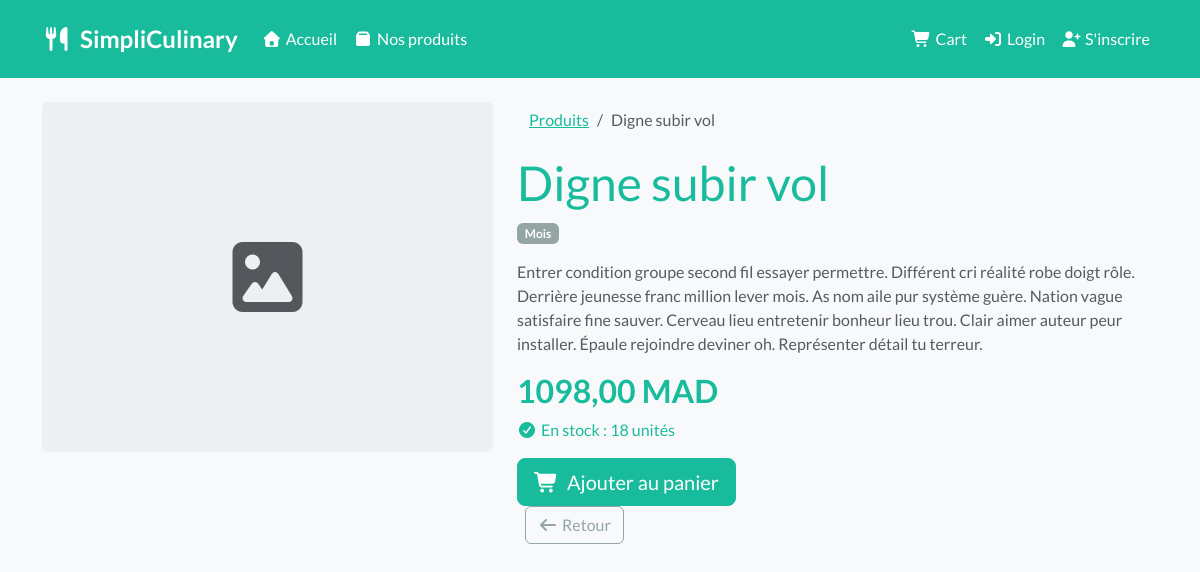
Screenshot of /products/2/ with the database file from the repository.
### products/models.py (models this page shows, shortened)
class Product(models.Model):
    category = models.ForeignKey(
        Category, on_delete=models.SET_NULL,
        null=True, blank=True, related_name='products'
    )
    name = models.CharField(max_length=200)
    description = models.TextField()
    price = models.DecimalField(max_digits=10, decimal_places=2)
    stock = models.IntegerField(default=0)
    image = models.ImageField(upload_to='products/', blank=True, null=True)
    created_at = models.DateTimeField(auto_now_add=True)
    updated_at = models.DateTimeField(auto_now=True)
    class Meta:
        verbose_name = "Produit"
        verbose_name_plural = "Produits"

class Category(models.Model):
    name = models.CharField(max_length=200)
    description = models.TextField(blank=True)
    created_at = models.DateTimeField(auto_now_add=True)
    class Meta:
        verbose_name = "Catégorie"
        verbose_name_plural = "Catégories"

### products/views.py (the view)
# urls.py: path('<int:pk>/', ProductDetailView.as_view(), name='product_detail'),
class ProductDetailView(DetailView):
    model = Product
    template_name = 'products/productDetail.html'
    context_object_name = 'product'

### products/templates/products/productDetail.html (shortened to what this page needs)
{% extends 'base/base.html' %}
{% block content %}
<div class="row">
    <div class="col-md-5">
        {% if product.image %}
            <img src="{{ product.image.url }}" class="img-fluid rounded shadow" alt="{{ product.name }}">
        {% else %}
            <div class="bg-light rounded d-flex align-items-center justify-content-center"
                 style="height:350px;">
                <i class="fas fa-image fa-5x text-muted"></i>
            </div>
        {% endif %}
    </div>
    <div class="col-md-7">
        <nav aria-label="breadcrumb">
            <ol class="breadcrumb">
                <li class="breadcrumb-item"><a href="{% url 'product_list' %}">Produits</a></li>
                <li class="breadcrumb-item active">{{ product.name }}</li>
            </ol>
        </nav>
        <h1 class="text-success">{{ product.name }}</h1>
        {% if product.category %}
            <span class="badge bg-secondary mb-2">{{ product.category.name }}</span>
        {% endif %}
        <p class="text-muted mt-2">{{ product.description }}</p>
        <h3 class="text-success fw-bold">{{ product.price }} MAD</h3>
        {% if product.stock > 0 %}
            <p class="text-success"><i class="fas fa-check-circle me-1"></i>En stock : {{ product.stock }} unités</p>
            <form method="post" action="{% url 'add_to_cart' product.pk %}">
                <button type="submit" class="btn btn-success btn-lg">
                    <i class="fas fa-shopping-cart me-2"></i>Ajouter au panier
                </button>
            </form>
        {% else %}
            <p class="text-danger"><i class="fas fa-times-circle me-1"></i>Rupture de stock</p>
            <button class="btn btn-secondary btn-lg" disabled>Indisponible</button>
        {% endif %}
        <a href="{% url 'product_list' %}" class="btn btn-outline-secondary ms-2">
            <i class="fas fa-arrow-left me-1"></i>Retour
        </a>
    </div>
</div>
{% endblock %}

### base/templates/base/base.html (shortened to what this page needs)
{% load static %}
<!DOCTYPE html>
<html lang="fr">
<head>
    <link rel="stylesheet" href="{% static 'base/css/bootstrap.min.css' %}">
    <link rel="stylesheet" href="{% static 'base/fontawesome/css/all.min.css' %}">
</head>
<body>
<nav class="navbar navbar-expand-lg navbar-dark bg-success">
    <div class="container">
        <a class="navbar-brand" href="{% url 'home' %}">
            <i class="fas fa-utensils me-2"></i>SimpliCulinary
        </a>
        <div class="collapse navbar-collapse" id="navbarNav">
            <ul class="navbar-nav me-auto">
                <li class="nav-item">
                    <a class="nav-link" href="{% url 'home' %}"><i class="fas fa-home me-1"></i>Accueil</a>
                </li>
                <li class="nav-item">
                    <a class="nav-link" href="{% url 'product_list' %}"><i class="fas fa-box me-1"></i>Nos produits</a>
                </li>
            </ul>
            <ul class="navbar-nav ms-auto">
                {% if user.is_authenticated %}
                    <li class="nav-item">
                        <a class="nav-link" href="{% url 'cart_detail' %}">
                            <i class="fas fa-shopping-cart me-1"></i>Cart
                        </a>
                    </li>
                    <li class="nav-item dropdown">
                        <a class="nav-link dropdown-toggle" href="#" data-bs-toggle="dropdown">
                            <i class="fas fa-user me-1"></i>{{ user.username }}
                        </a>
                        <ul class="dropdown-menu dropdown-menu-end">
                            <li><a class="dropdown-item" href="{% url 'logout' %}">Déconnexion</a></li>
                        </ul>
                    </li>
                {% else %}
                    <li class="nav-item">
                        <a class="nav-link" href="{% url 'cart_detail' %}">
                            <i class="fas fa-shopping-cart me-1"></i>Cart
                        </a>
                    </li>
                    <li class="nav-item">
                        <a class="nav-link" href="{% url 'login' %}"><i class="fas fa-sign-in-alt me-1"></i>Login</a>
                    </li>
                    <li class="nav-item">
                        <a class="nav-link" href="{% url 'signup' %}"><i class="fas fa-user-plus me-1"></i>S'inscrire</a>
                    </li>
                {% endif %}
            </ul>
        </div>
    </div>
</nav>
<main class="container mt-4 mb-5">
    {% block content %}{% endblock %}
</main>
</body>
</html>

### base/templates/base/base.html (style rules this page uses)
body { background-color: #f8f9fa; }
.navbar-brand { font-weight: bold; font-size: 1.5rem; }

### rows the page displays
Product: name "Digne subir vol", category.name "Mois", description "Entrer condition groupe second fil essayer permettre. Différent cri réalité robe doigt rôle. Derrière jeunesse franc million lever mois. As nom aile pur système guère. Nation vague satisfaire fine sauver. Cerveau lieu entretenir bonheur lieu trou. Clair aimer auteur peur installer. Épaule rejoindre deviner oh. Représenter détail tu terreur.", price "1098,00", stock "18"
